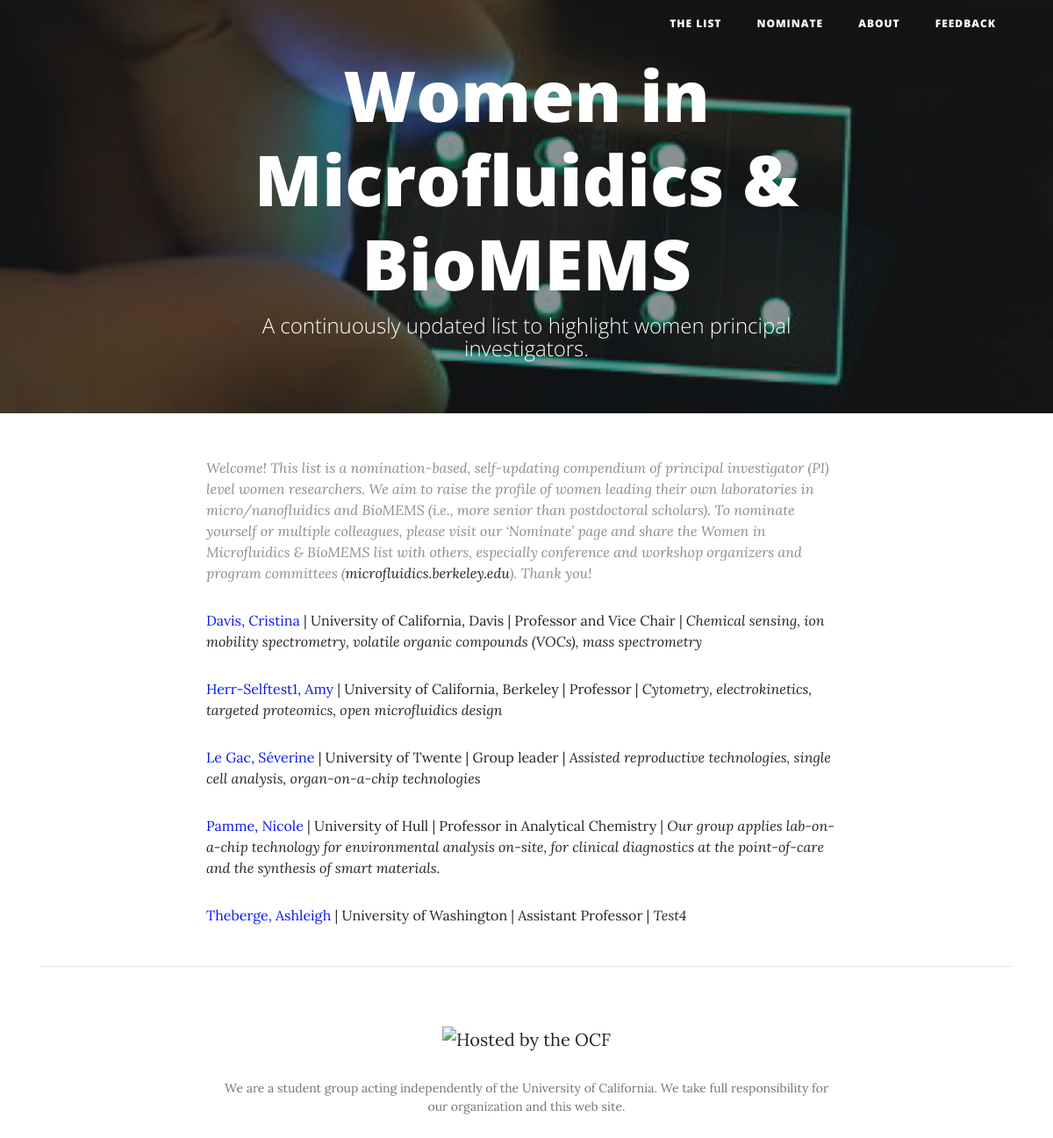
The app's page /, older data.
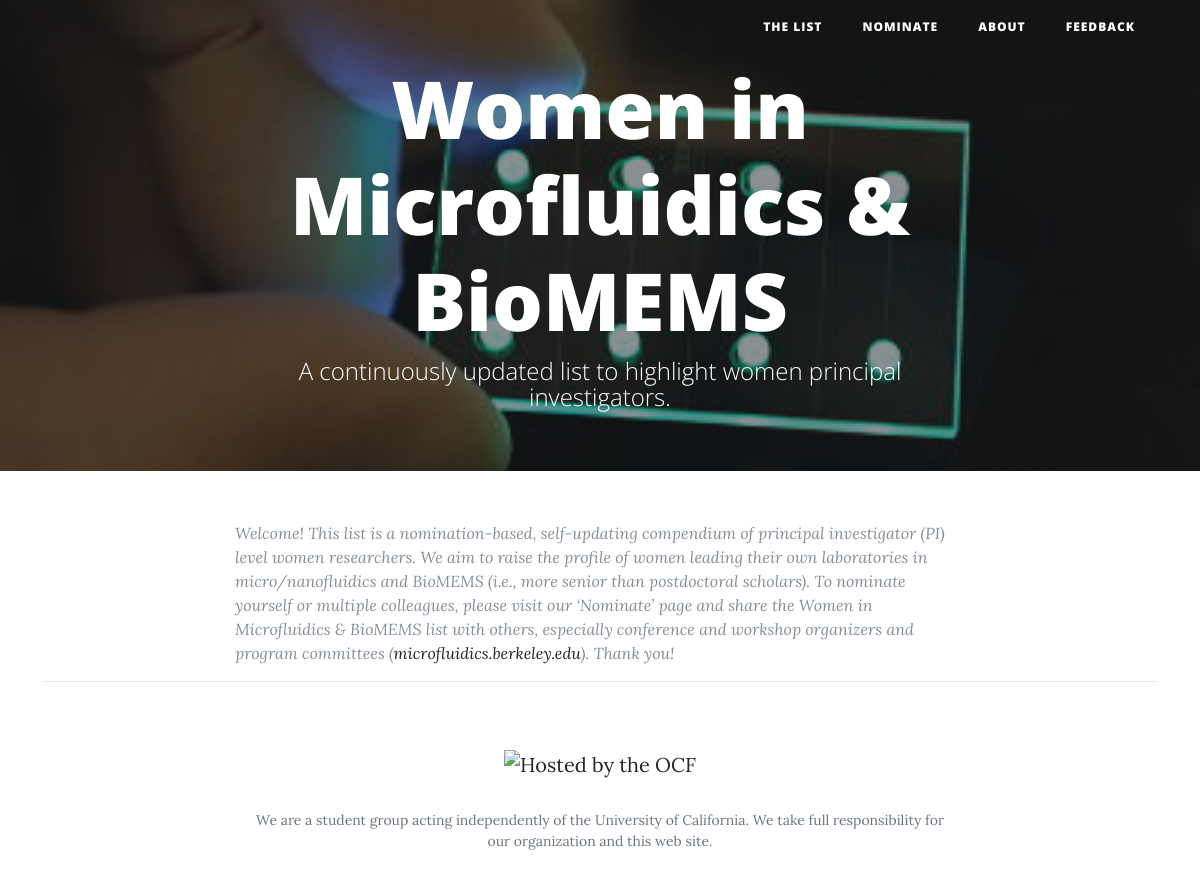
The same page, newer data.
### researchers/models.py (models this page shows)
class Researcher(models.Model):
    LEVELS_CHOICES = [('Assistant Professor', 'Assistant Professor'), ('Associate Professor', 'Associate Professor'), ('Full Professor', 'Full Professor'), ('Senior Industry Scientist', 'Senior Industry Scientist')]
    firstname = models.CharField(max_length=200)
    lastname = models.CharField(max_length=200, default="N/A")
    fullname = models.CharField(max_length=200,default="N/A")
    email = models.CharField(max_length=200)
    institution = models.CharField(max_length=200)
    position = models.CharField(max_length=200)
    country = models.CharField(max_length=200)
    website_link = models.CharField(max_length=200,default="N/A")
    level = models.CharField(choices=LEVELS_CHOICES, blank=True, max_length=200)
    des = models.CharField(max_length=200)

### researchers/views.py (the view)
# urls.py: 2. Add a URL to urlpatterns:  url(r'^$', views.home, name='home')
def home(request):
    r = Researcher.objects.all().order_by('lastname')
    return render(request, 'home.html', {'researcher': r})

### researchers/templates/home.html (shortened to what this page needs)
{% extends "base.html" %}
{% load static %}
{% block content %}
<div style="
	    font-size: 0px;
	    ">
<div class="post-preview">
  <p class="post-meta">
  Welcome! This list is a nomination-based, self-updating compendium of principal investigator (PI) level women researchers. We aim to raise the profile of women leading their own laboratories in micro/nanofluidics and BioMEMS (i.e., more senior than postdoctoral scholars). To nominate yourself or multiple colleagues, please visit our ‘Nominate’ page and share the Women in Microfluidics & BioMEMS list with others, especially conference and workshop organizers and program committees (<a href="http://microfluidics.berkeley.edu">microfluidics.berkeley.edu</a>). Thank you! </p>
  <br>
</div>
<div>
  {% for r in researcher %}
    <div class="researcher">
	{% if r.website_link != "N/A" and r.website_link != "" %}
	<p><a class="researcherwebname" href="{{ r.website_link }}">{{ r.fullname|title}}</a> | {{ r.institution }} | {{r.position}} | <i>{{ r.des|capfirst }}</i></p>
	{% else %}
	<p> {{ r.fullname|title}} | {{ r.institution }} | {{r.position}} | <i>{{ r.des|capfirst }}</i></p>
	{% endif %}
    </div>
  {% endfor %}
</div>
{% endblock %}

Row changes from the older to the newer data that the page shows:
removed Researcher: fullname "Davis, Cristina", institution "University of California, Davis", position "Professor and Vice Chair", des "Chemical sensing, ion mobility spectrometry, volatile organic compounds (VOCs), mass spectrometry"
removed Researcher: fullname "Herr-Selftest1, Amy", institution "University of California, Berkeley", position "Professor", des "Cytometry, electrokinetics, targeted proteomics, open microfluidics design"
removed Researcher: fullname "Le Gac, Séverine", institution "University of Twente", position "Group leader", des "Assisted reproductive technologies, single cell analysis, organ-on-a-chip technologies"
removed Researcher: fullname "Pamme, Nicole", institution "University of Hull", position "Professor in Analytical Chemistry", des "Our group applies lab-on-a-chip technology for environmental analysis on-site, for clinical diagnostics at the point-of-care and the synthesis of smart materials."
removed Researcher: fullname "Theberge, Ashleigh", institution "University of Washington", position "Assistant Professor", des "Test4"
